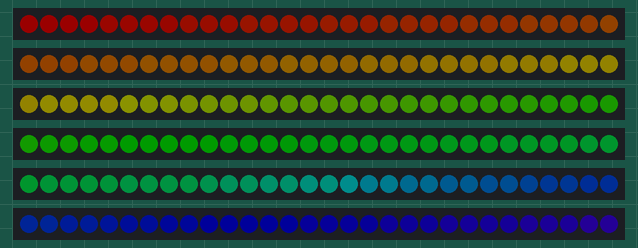
Bench run of a sketch on a simulated Arduino Uno, built with avr-gcc and run on an emulated ATmega328P. On the bench: 6 × 30 RGB LEDs in strip order, left to right. Dim RGB values are drawn brighter than linear.

Above: at 0.16 s.
At 5.79 s:
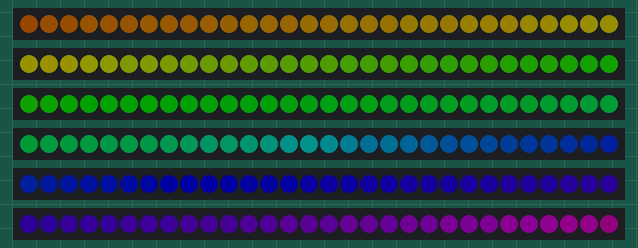
At 10.48 s:
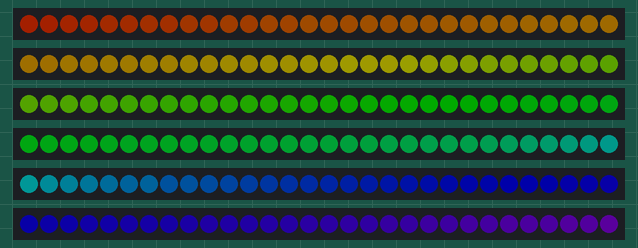
At 19.87 s:
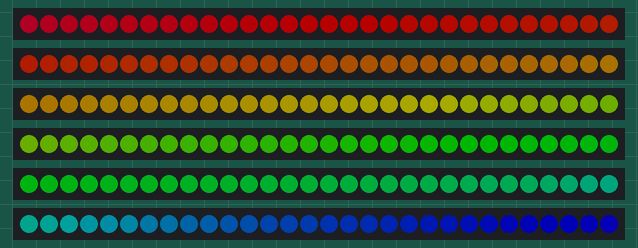
At 29.25 s:
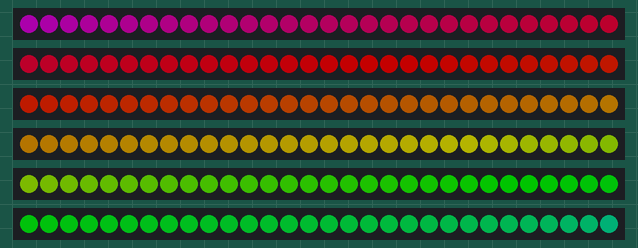
At 39.57 s:
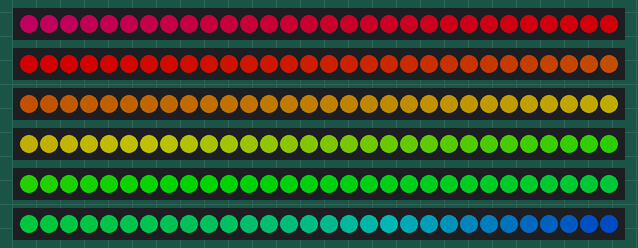

The sketch:

LEDDresser.ino
```cpp
#include "FastLED.h"

#define NUM_STRIPS          6
#define NUM_LEDS_PER_STRIP  30
#define NUM_TOTAL_LEDS      NUM_STRIPS *NUM_LEDS_PER_STRIP

#define TIMER_STEP          10

CRGB leds[NUM_STRIPS][NUM_LEDS_PER_STRIP];

// For mirroring strips, all the "special" stuff happens just in setup.  We
// just addLeds multiple times, once for each strip
void setup() {
  FastLED.addLeds<NEOPIXEL, 2>(leds[0], NUM_LEDS_PER_STRIP);
  FastLED.addLeds<NEOPIXEL, 3>(leds[1], NUM_LEDS_PER_STRIP);
  FastLED.addLeds<NEOPIXEL, 4>(leds[2], NUM_LEDS_PER_STRIP);
  FastLED.addLeds<NEOPIXEL, 5>(leds[3], NUM_LEDS_PER_STRIP);
  FastLED.addLeds<NEOPIXEL, 6>(leds[4], NUM_LEDS_PER_STRIP);
  FastLED.addLeds<NEOPIXEL, 7>(leds[5], NUM_LEDS_PER_STRIP);
}


unsigned char gHue = 0 ;

void loop()
{

 for( unsigned char brightness = 80 ; brightness < 255 ; brightness ++ ) {
    for( unsigned char count = 0 ; count < 20 ; count++ ) {
      unsigned char hue = gHue ;

      // This outer loop will go over each strip, one at a time
      for(int x = 0; x < NUM_STRIPS; x++) {
        for(int y = 0; y < NUM_LEDS_PER_STRIP; y++) {
          leds[x][y] = CHSV(hue, 255, brightness);
          hue++;
        }
      }

      gHue++ ;
      FastLED.show();
      delay(TIMER_STEP);
    }
  }

  return ;
}
```
